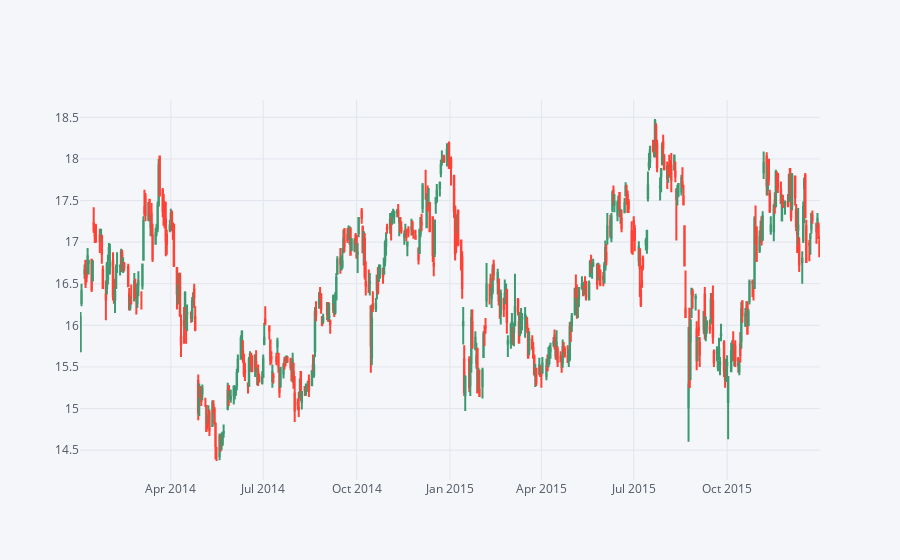

The code cell stored with this chart in its notebook:
### Markdown cell above
** Use .iplot(kind='candle) to create a candle plot of Bank of America's stock from Jan 1st 2015 to Jan 1st 2016.**

### Code cell
bac15 = BAC[['Open','High','Low','Close']].ix['2014-01-01':'2016-01-01']
bac15.iplot(kind='candle')

### Figure 1 — Plotly figure (JSON) as saved in the notebook; plotly's stock layout.template omitted (floating-point values rounded to 4 significant figures; data arrays with more than 128 entries replaced by an {"elided": "..."} marker saying what was removed)
{"data": [{"close": {"elided": "504 float values"}, "high": {"elided": "504 float values"}, "low": {"elided": "504 float values"}, "open": {"elided": "504 float values"}, "showlegend": false, "type": "candlestick", "uid": "4de416c1-18a8-4290-a056-95590c7f40d7", "x": {"elided": "504 str values"}, "yaxis": "y2"}], "layout": {"legend": {"bgcolor": "#F5F6F9", "font": {"color": "#4D5663"}}, "paper_bgcolor": "#F5F6F9", "plot_bgcolor": "#F5F6F9", "title": {"font": {"color": "#4D5663"}}, "xaxis": {"gridcolor": "#E1E5ED", "rangeslider": {"visible": false}, "showgrid": true, "tickfont": {"color": "#4D5663"}, "title": {"font": {"color": "#4D5663"}, "text": ""}, "zerolinecolor": "#E1E5ED"}, "yaxis": {"gridcolor": "#E1E5ED", "showgrid": true, "showticklabels": false, "tickfont": {"color": "#4D5663"}, "title": {"font": {"color": "#4D5663"}, "text": ""}, "zerolinecolor": "#E1E5ED"}, "yaxis2": {"gridcolor": "#E1E5ED", "showgrid": true, "tickfont": {"color": "#4D5663"}, "title": {"font": {"color": "#4D5663"}, "text": ""}, "zerolinecolor": "#E1E5ED"}}}
